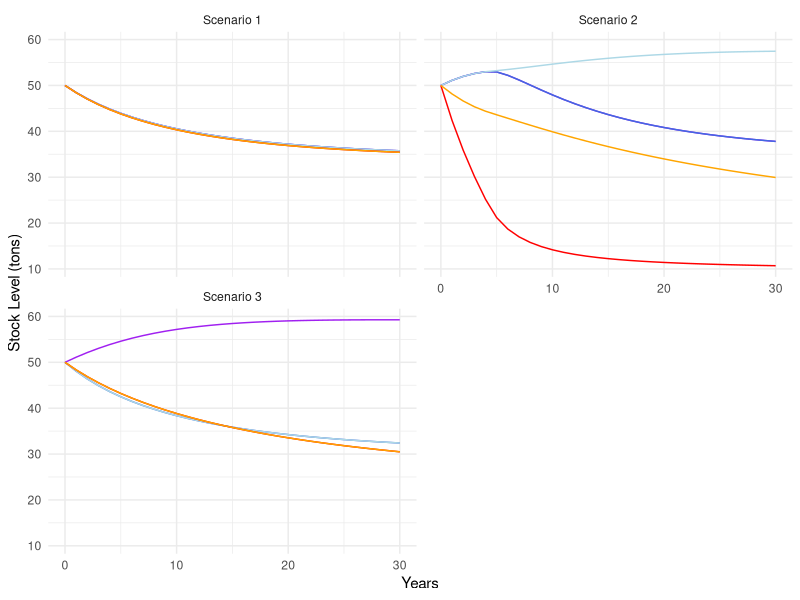
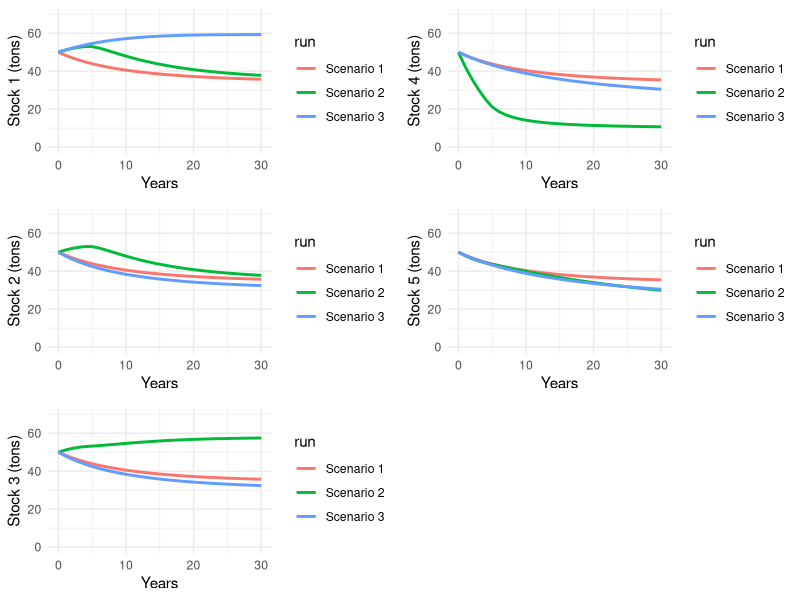
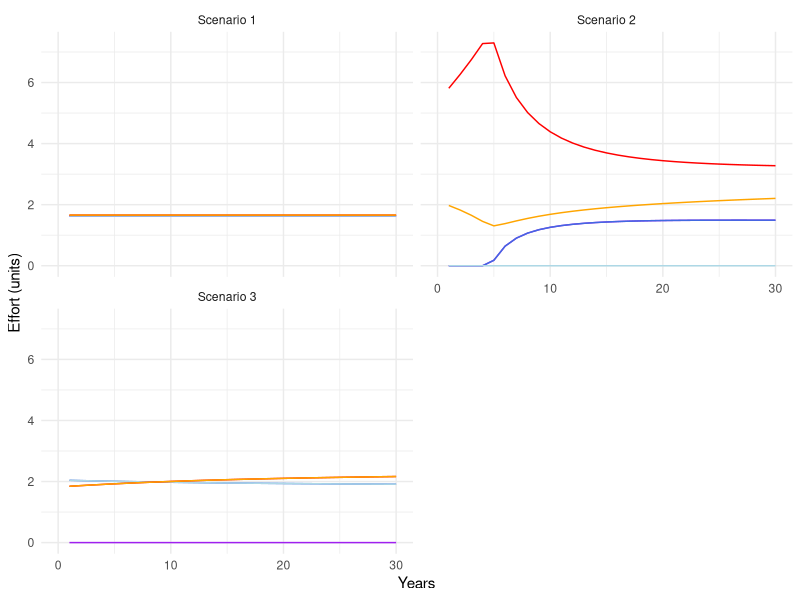
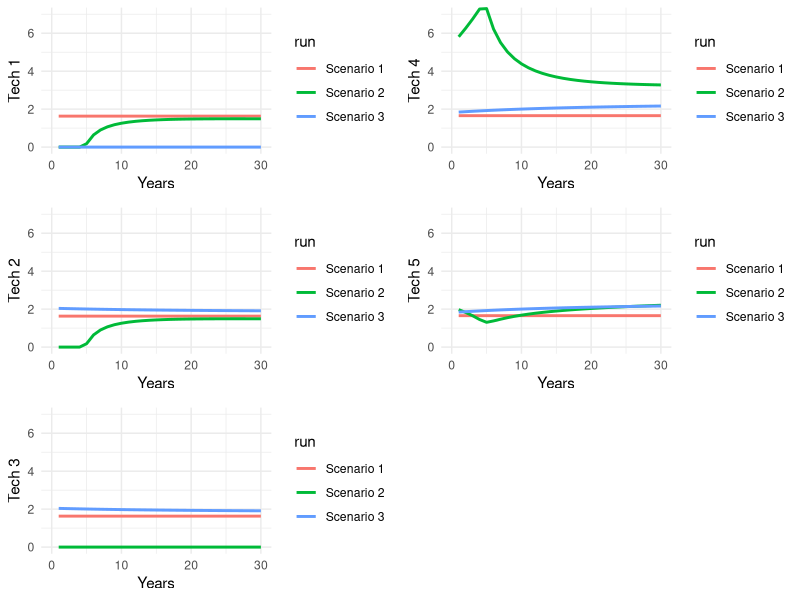
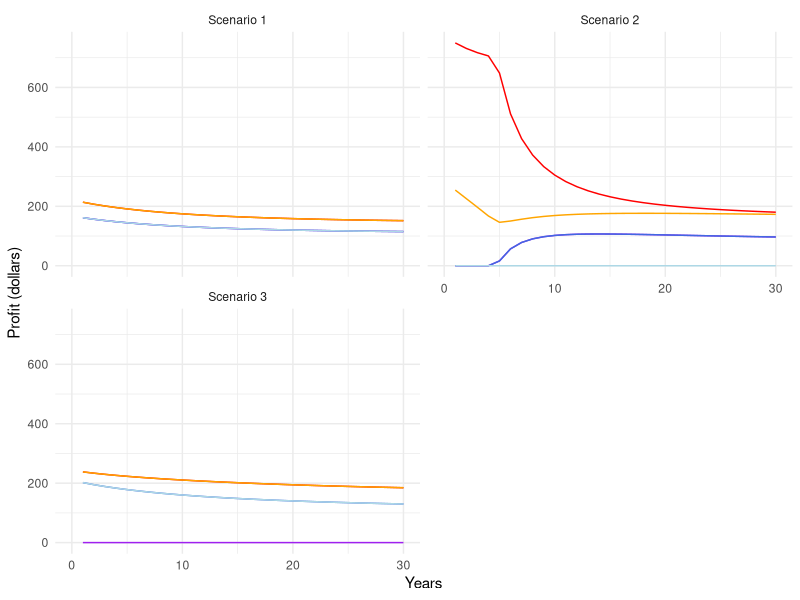
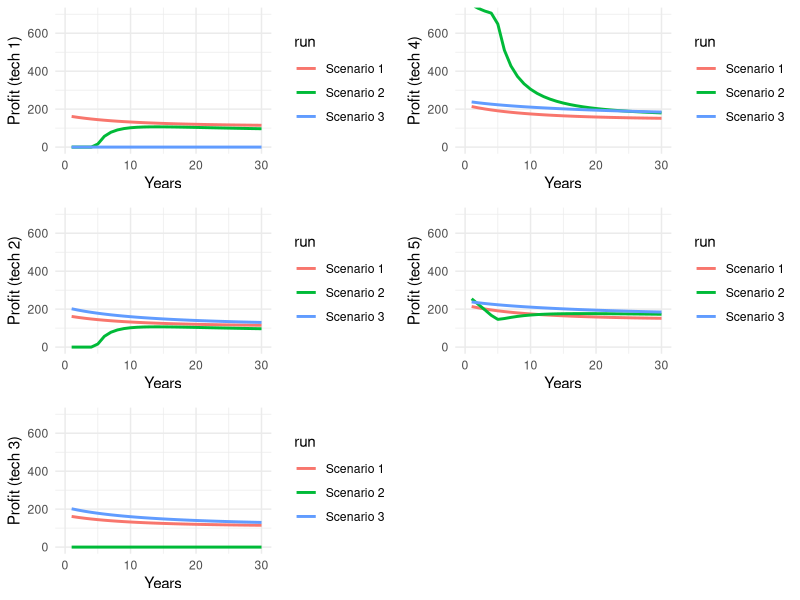
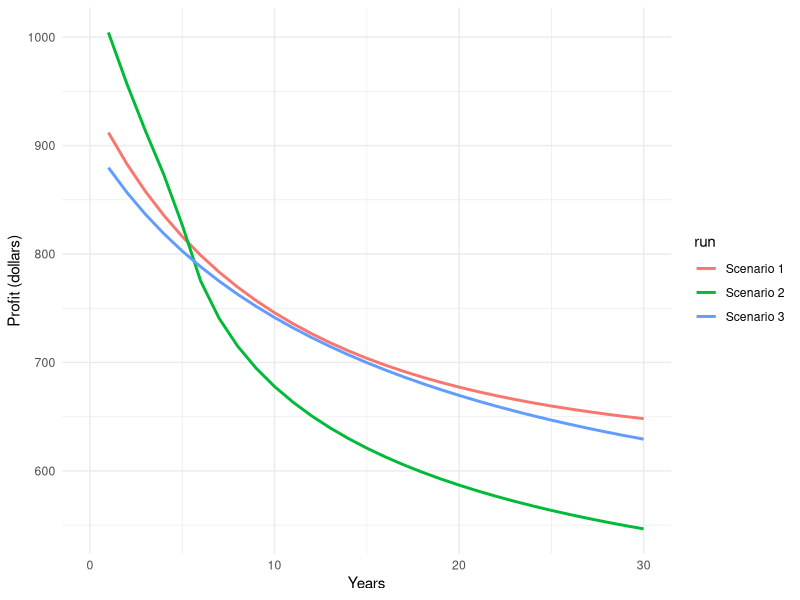
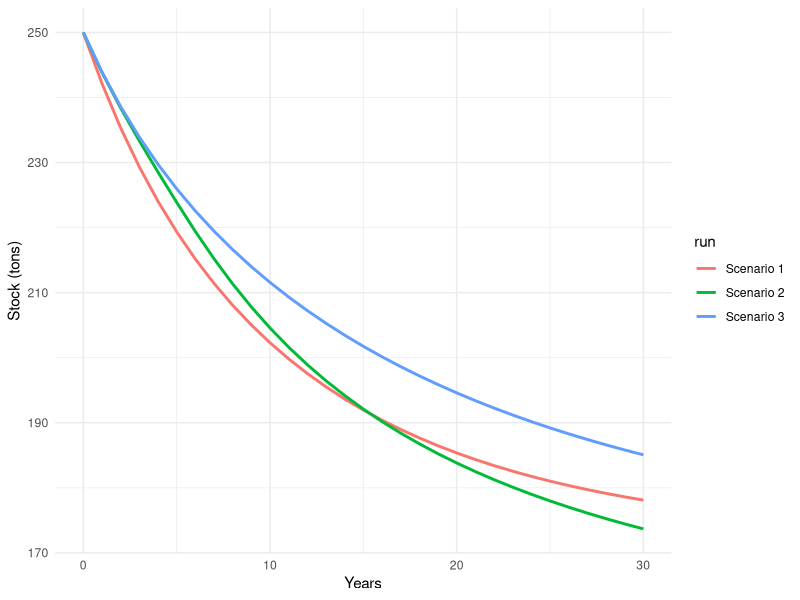

Source code (R) for these figures, in order:
## ---- chunk 1
knitr::opts_chunk$set(echo = TRUE, message=FALSE, warning=FALSE, echo=FALSE)

library(tidyverse)
library(here)
library(scales)
library(gridExtra)
library(grid)
library(kableExtra)
## ---- chunk 2
# Read files results

# data
species_df <- read_csv(here("working_model","p explore","model run results files","species.csv"))
# data
tech_df <- read_csv(here("working_model","p explore","model run results files","tech_cost.csv"))

# general output files
output_sc1 <- read_csv(here("working_model","p explore","model run results files","output_b_price1.csv")) %>% 
  mutate(run = "Scenario 1",
         year = seq(0,30))
output_sc2 <- read_csv(here("working_model","p explore","model run results files","output_b_price2.csv"))%>% 
  mutate(run = "Scenario 2",
         year = seq(0,30))
output_sc3 <- read_csv(here("working_model","p explore","model run results files","output_b_price3.csv"))%>% 
  mutate(run = "Scenario 3",
         year = seq(0,30))

# sum of profits

npv_sc1 <- read_csv(here("working_model","p explore","model run results files","NPV_b_price1.csv")) %>% 
  mutate(run = "Scenario 1")
npv_sc2 <- read_csv(here("working_model","p explore","model run results files","NPV_b_price2.csv")) %>% 
  mutate(run = "Scenario 2")
npv_sc3 <- read_csv(here("working_model","p explore","model run results files","NPV_b_price3.csv")) %>% 
  mutate(run = "Scenario 3")

#Group them
all_outputs <- rbind(output_sc1, output_sc2, output_sc3) %>% 
  mutate(tot_profits = profit_per_t.t_1+profit_per_t.t_2+profit_per_t.t_3+profit_per_t.t_4+profit_per_t.t_5,
         tot_stock=stock.s_1+stock.s_2+stock.s_3+stock.s_4+stock.s_5)

NPVs <- rbind(npv_sc1, npv_sc2, npv_sc3) %>% 
  rename(total_profit=x)

## ---- chunk 3

# Make tables
species_table <- kable(species_df, col.names = c("Species", "r", "K", "Starting stock (X)", "price")) %>% 
  kable_classic(full_width = F)

tech_table <- kable(tech_df, col.names = c("Tech", "
                                               q1", "q2", "q3", 
                                               "q4", "q5",
                                               "cost")) %>% 
  kable_classic(full_width = F)

species_table

tech_table
## ---- chunk 4
# Graph
ggplot(data = all_outputs)+
  geom_line(aes(y=stock.s_1, x=year), color="purple")+ 
  geom_line(aes(y=stock.s_2, x=year), color="royalblue")+ 
  geom_line(aes(y=stock.s_3, x=year), color="lightblue")+ 
  geom_line(aes(y=stock.s_4, x=year), color="red")+ 
  geom_line(aes(y=stock.s_5, x=year), color="orange")+ 
  theme_minimal()+
  labs(x= "Years",
         y= "Stock Level (tons)")+
  facet_wrap(~ run, nrow=2)

## ---- chunk 5
# Graph
stocck_1gr <- ggplot(data = all_outputs, aes(y=stock.s_1, x=year, group=run, color=run))+
  geom_line(size=1)+
  theme_minimal()+
  coord_cartesian(ylim=c(0,70))+
  labs(x= "Years",
         y= "Stock 1 (tons)")

stocck_2gr <- ggplot(data = all_outputs, aes(y=stock.s_2, x=year, group=run, color=run))+
  geom_line(size=1)+
  theme_minimal()+
  coord_cartesian(ylim=c(0,70))+
  labs(x= "Years",
         y= "Stock 2 (tons)")

stocck_3gr <- ggplot(data = all_outputs, aes(y=stock.s_3, x=year, group=run, color=run))+
  geom_line(size=1)+
  theme_minimal()+
  coord_cartesian(ylim=c(0,70))+
  labs(x= "Years",
         y= "Stock 3 (tons)")

stocck_4gr <- ggplot(data = all_outputs, aes(y=stock.s_4, x=year, group=run, color=run))+
  geom_line(size=1)+
  theme_minimal()+
  coord_cartesian(ylim=c(0,70))+
  labs(x= "Years",
         y= "Stock 4 (tons)")

stocck_5gr <- ggplot(data = all_outputs, aes(y=stock.s_5, x=year, group=run, color=run))+
  geom_line(size=1)+
  coord_cartesian(ylim=c(0,70))+
  theme_minimal()+
  labs(x= "Years",
         y= "Stock 5 (tons)")

ind_stock_graph <- grid.arrange(stocck_1gr, stocck_4gr, stocck_2gr, stocck_5gr, stocck_3gr, ncol=2, nrow= 3)
## ---- chunk 6
# Graph
tot_stock_graph <- ggplot(data = all_outputs, aes(y=tot_stock, x=year, group=run, color=run))+
  geom_line(size=1)+
  theme_minimal()+
  labs(x= "Years",
         y= "Stock (tons)")
  
## ---- chunk 7
# Graph
ggplot(data = all_outputs)+
  geom_line(aes(y=effort.t_1, x=year), color="purple")+ 
  geom_line(aes(y=effort.t_2, x=year), color="royalblue")+ 
  geom_line(aes(y=effort.t_3, x=year), color="lightblue")+ 
  geom_line(aes(y=effort.t_4, x=year), color="red")+ 
  geom_line(aes(y=effort.t_5, x=year), color="orange")+ 
  theme_minimal()+
  labs(x= "Years",
         y= "Effort (units)")+
  facet_wrap(~ run, nrow=2)

## ---- chunk 8
# Graph
e_1gr <- ggplot(data = all_outputs, aes(y=effort.t_1, x=year, group=run, color=run))+
  geom_line(size=1)+
  theme_minimal()+
  coord_cartesian(ylim=c(0,7))+
  labs(x= "Years",
         y= "Tech 1")

e_2gr <- ggplot(data = all_outputs, aes(y=effort.t_2, x=year, group=run, color=run))+
  geom_line(size=1)+
  theme_minimal()+
  coord_cartesian(ylim=c(0,7))+
  labs(x= "Years",
         y= "Tech 2")

e_3gr <- ggplot(data = all_outputs, aes(y=effort.t_3, x=year, group=run, color=run))+
  geom_line(size=1)+
  theme_minimal()+
  coord_cartesian(ylim=c(0,7))+
  labs(x= "Years",
         y= "Tech 3")

e_4gr <- ggplot(data = all_outputs, aes(y=effort.t_4, x=year, group=run, color=run))+
  geom_line(size=1)+
  theme_minimal()+
  coord_cartesian(ylim=c(0,7))+
  labs(x= "Years",
         y= "Tech 4")

e_5gr <- ggplot(data = all_outputs, aes(y=effort.t_5, x=year, group=run, color=run))+
  geom_line(size=1)+
  theme_minimal()+
  coord_cartesian(ylim=c(0,7))+
  labs(x= "Years",
         y= "Tech 5")

ind_effort_graph <- grid.arrange(e_1gr, e_4gr, e_2gr, e_5gr, e_3gr, ncol=2, nrow= 3)
## ---- chunk 9
# Graph
ggplot(data = all_outputs)+
  geom_line(aes(y=profit_per_t.t_1, x=year), color="purple")+ 
  geom_line(aes(y=profit_per_t.t_2, x=year), color="royalblue")+ 
  geom_line(aes(y=profit_per_t.t_3, x=year), color="lightblue")+ 
  geom_line(aes(y=profit_per_t.t_4, x=year), color="red")+ 
  geom_line(aes(y=profit_per_t.t_5, x=year), color="orange")+ 
  theme_minimal()+
  labs(x= "Years",
         y= "Profit (dollars)")+
  facet_wrap(~ run, nrow=2)

## ---- chunk 10
# Graph
p_1gr <- ggplot(data = all_outputs, aes(y=profit_per_t.t_1, x=year, group=run, color=run))+
  geom_line(size=1)+
  theme_minimal()+
  coord_cartesian(ylim=c(0,700))+
  labs(x= "Years",
         y= "Profit (tech 1)")

p_2gr <- ggplot(data = all_outputs, aes(y=profit_per_t.t_2, x=year, group=run, color=run))+
  geom_line(size=1)+
  theme_minimal()+
  coord_cartesian(ylim=c(0,700))+
  labs(x= "Years",
         y= "Profit (tech 2)")

p_3gr <- ggplot(data = all_outputs, aes(y=profit_per_t.t_3, x=year, group=run, color=run))+
  geom_line(size=1)+
  theme_minimal()+
  coord_cartesian(ylim=c(0,700))+
  labs(x= "Years",
         y= "Profit (tech 3)")

p_4gr <- ggplot(data = all_outputs, aes(y=profit_per_t.t_4, x=year, group=run, color=run))+
  geom_line(size=1)+
  theme_minimal()+
  coord_cartesian(ylim=c(0,700))+
  labs(x= "Years",
         y= "Profit (tech 4)")

p_5gr <- ggplot(data = all_outputs, aes(y=profit_per_t.t_5, x=year, group=run, color=run))+
  geom_line(size=1)+
  theme_minimal()+
  coord_cartesian(ylim=c(0,700))+
  labs(x= "Years",
         y= "Profit (tech 5)")

ind_profit_graph <- grid.arrange(p_1gr, p_4gr, p_2gr, p_5gr, p_3gr, ncol=2, nrow= 3)
## ---- chunk 11
# Graph
tot_profits_graph <- ggplot(data = all_outputs, aes(y=tot_profits, x=year, group=run, color=run))+
  geom_line(size=1)+
  theme_minimal()+
  labs(x= "Years",
         y= "Profit (dollars)")

tot_profits_graph 

## ---- chunk 12
ggsave("p_tot_stock.png", plot=tot_stock_graph)
ggsave("p_tot_profit.png", plot=tot_profits_graph)
ggsave("p_ind_profit_graph.png", plot=ind_profit_graph)
ggsave("p_ind_effort_graph.png", plot=ind_effort_graph)
ggsave("p_ind_stock_graph.png", plot=ind_stock_graph)
